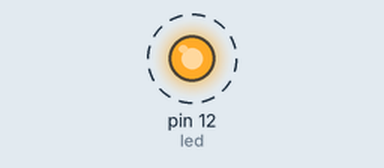
Recording of a sketch running on a simulated Arduino Uno, built with avr-gcc and run on an emulated ATmega328P. Shown: output pins drawn as LEDs (lit = HIGH). Dashed ring = blinking.

Above: at 0.15 s.
Timing chart, 0 to 3.0 s (numbered marks = the images above):
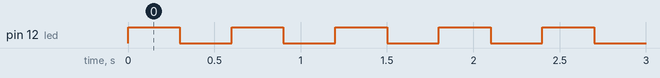

Measured:
- by itself, pin 12 (led): alternates HIGH for 0.30 s and LOW for 0.30 s

The sketch:

sketch_apr08b.ino
```cpp
int led = 12;

void setup() {
  pinMode(led, OUTPUT);

}

void loop() {
  // put your main code here, to run repeatedly:
  digitalWrite(led, HIGH);
  delay(300);
  digitalWrite(led, LOW);
  delay(300);

}
```
